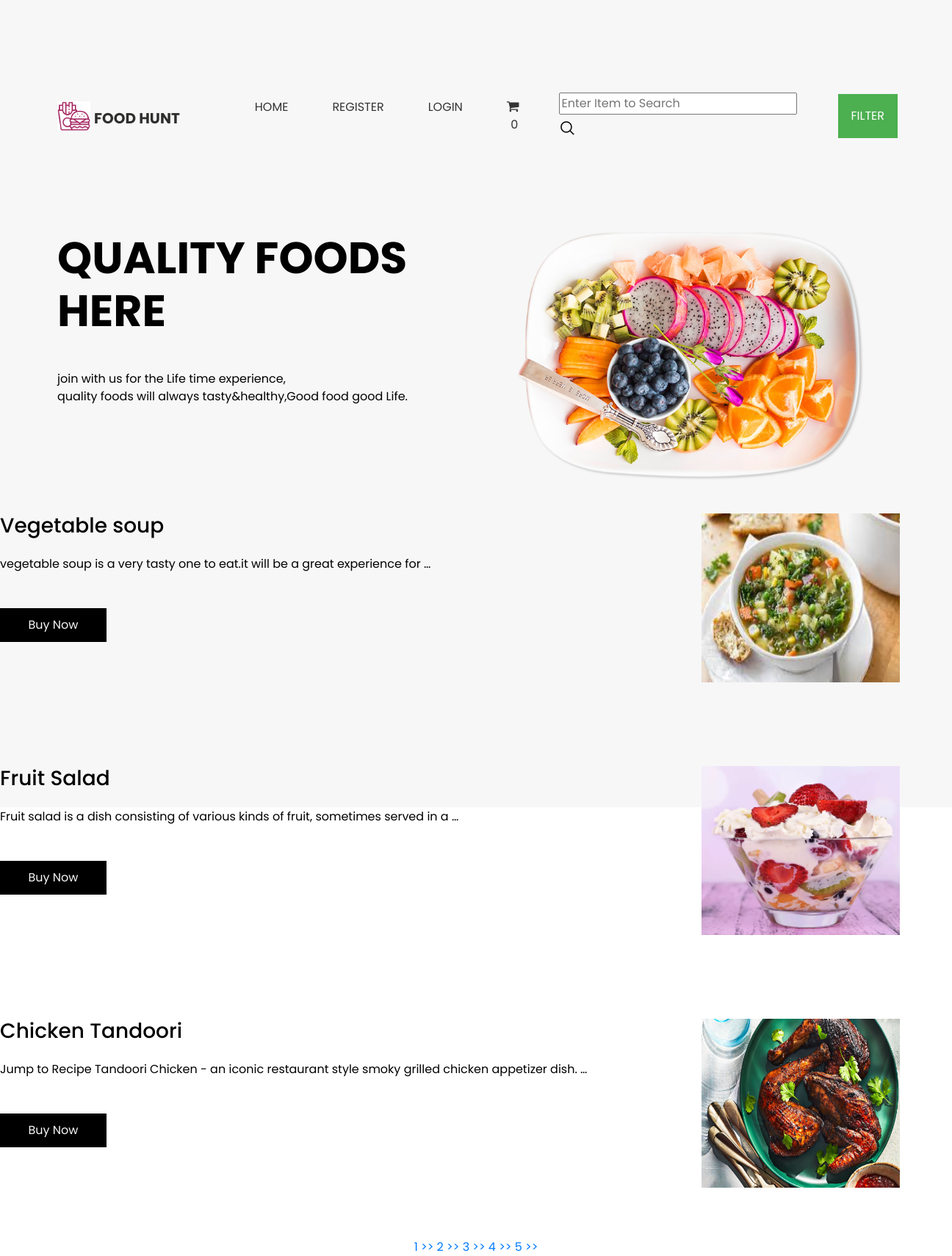
The page / on the database its author committed.
### shop/models.py (models this page shows, shortened)
class product(models.Model):
    name=models.CharField(max_length=250,unique=True)
    slug=models.SlugField(max_length=250,unique=True)
    img=models.ImageField(upload_to='product')
    desc=models.TextField()
    stock=models.IntegerField()
    available=models.BooleanField()
    price=models.IntegerField()
    category=models.ForeignKey(categ,on_delete=models.CASCADE)
    def get_url(self):
        return reverse('details',args=[self.category.slug,self.slug])

### shop/views.py (the view)
# urls.py: 2. Add a URL to urlpatterns:  path('', views.home, name='home')
def home(request,c_slug=None):
    c_page=None
    prodt=None
    if c_slug!=None:
        c_page=get_object_or_404(categ,slug=c_slug)
        prodt=product.objects.filter(category=c_page,available=True)
    else:
        prodt=product.objects.all().filter(available=True)
    cat=categ.objects.all()
    paginator=Paginator(prodt,3)
    try:
        page=int(request.GET.get('page','1'))
    except:
        page=1
    try:
        pro=paginator.page(page)
    except(EmptyPage,InvalidPage):
        pro=paginator.page(paginator.num_pages)
    return render(request,'index.html',{'pr':prodt,'ct':cat,'pg':pro})

### cart/context_processor.py (called while the page is built)
def count(request):
    item_count=0
    if 'admin' in request.path:
        return{}
    else:
        try:
            ct=cartlist.objects.filter(cart_id=c_id(request))
            cti=iteam.objects.all().filter(cart=ct[:1])
            for c in cti:
                   item_count+=c.quantity
        except cartlist.DoesNotExist:
            item_count=0
        return dict(itc=item_count)

### cart/views.py (called while the page is built)
def c_id(request):
    ct_id=request.session.session_key
    if not ct_id:
        ct_id=request.session.create()
    return ct_id

### shop/models.py (called while the page is built)
    def get_url(self):
        return reverse('prod_cat',args=[self.slug])

### templates/index.html (shortened to what this page needs)
{% extends 'base.html' %}
{% load static %}
{% block content %}
<!DOCTYPE html>
<html>
<head>
  <link rel="stylesheet" type="text/css" href="{% static 'hm/css/bootstrap.css' %}" />
  <link href="{% static 'hm/css/style.css' %}" rel="stylesheet" />
  <link href="{% static 'hm/css/responsive.css' %}" rel="stylesheet" />
</head>
<body id="top">
  <div class="hero_area">
      <div id="carouselExampleControls" class="carousel slide" data-ride="carousel">
        <div class="carousel-inner">
          <div class="carousel-item active">
            <div class="slider_item-box">
              <div class="slider_item-container">
                <div class="container">
                  <div class="row">
                    <div class="col-md-6">
                      <div class="slider_item-detail">
                        <div>
                          <h1>QUALITY FOODS</br>
                            HERE
                          </h1>
                          <p>
                          join with us for the Life time experience,<br>
                          quality foods will always tasty&healthy,Good food
                          good  Life.
                         </p>
                        </div>
                      </div>
                    </div>
                    <div class="col-md-6">
                      <div class="slider_img-box">
                        <div>
                          <img src="{% static 'hm/images/slide-img.png' %}" alt="" class="" />
                        </div>
                      </div>
                    </div>
                  </div>
                </div>
              </div>
            </div>
          </div>
        </div>
  </div>
  {% for i in pg.object_list %}
      <div class="row layout_padding2">
        <div class="col-md-8">
          <div class="fruit_detail-box">
            <h3>
              {{i.name}}
            </h3>
            <p class="mt-4 mb-5">
             {{i.desc|truncatewords:15}}
            </p>
            <div>
              <a href={{i.get_url}} class="custom_dark-btn">
                Buy Now
              </a>
            </div>
          </div>
        </div>
        <div class="col-md-4 d-flex justify-content-center align-items-center">
          <div class="fruit_img-box d-flex justify-content-center align-items-center">
          <a href={{i.get_url}}><img src={{i.img.url}} alt="" class="" height="230px" width="270px" /></a>
          </div>
        </div>
      </div><br>
    {% endfor %}
    <center>
     {% for p in pg.paginator.page_range %}
     <a href="?page={{p}}"  {% if pg.number == p %} active {% endif %}">{{p}} >></a>
     {% endfor%}
    </center>
</body>
</html>
{% endblock %}

### templates/base.html (shortened to what this page needs)
{% load static %}
<!DOCTYPE html>
<html>
<head>
  <link rel="stylesheet" type="text/css" href="{% static 'hm/css/bootstrap.css' %}" />
  <link href="{% static 'hm/css/style.css' %}" rel="stylesheet" />
  <link href="{% static 'hm/css/responsive.css' %}" rel="stylesheet" />
<link rel="stylesheet" href="https://cdnjs.cloudflare.com/ajax/libs/font-awesome/4.7.0/css/font-awesome.min.css">
</head>
<body>
  <div class="hero_area">
    <header class="header_section">
      <div class="container">
        <nav class="navbar navbar-expand-lg custom_nav-container pt-3">
          <a class="navbar-brand" href="/">
            <img src="{% static 'hm/images/foodlogo.png' %}" alt="" /><span>
            FOOD HUNT
            </span>
          </a>
          <div class="dropdown my-menu">
          <div class="collapse navbar-collapse" id="navbarSupportedContent">
            <div class="d-flex ml-auto flex-column flex-lg-row align-items-center">
              <ul class="navbar-nav">
                <li class="nav-item active">
                  <a class="nav-link" href="/">HOME <span class="sr-only">(current)</span></a>
                  {% if user.is_authenticated %}
                  <li><a class="nav-link" href="{% url 'logout' %}">LOGOUT</a></li>
                  {% else %}
                  <li><a class="nav-link" href="{% url 'accounts:register' %}">REGISTER</a></li>
                  <li><a class="nav-link" href="{% url 'login' %}">LOGIN</a></li>
                  {% endif %}
                  <li><a class="nav-link" href="{% url 'cartDetails' %}"><i class="fa fa-shopping-cart" style="font-size:18px"></i>&nbsp;{{itc}}</a></li>
                </li>
              </ul>
            </div>
            <form action="{% url 'search' %}" method="get" class="form-inline my-2 my-lg-0 ml-0 ml-lg-4 mb-3 mb-lg-0">
              <input type="text" placeholder="Enter Item to Search" name="q">
              <button class="btn  my-2 my-sm-0 nav_search-btn" type="submit"></button>
            </form>
            <div class="dropdown">
              <button class="dropbtn">FILTER</button>
            </div>
          </div>
        </nav>
      </div>
    </header>
 {% block content %}
 {% endblock %}
</body>
</html>

### static/hm/css/style.css (style rules this page uses)
body { font-family: 'Poppins', sans-serif; color: #000000; background-color: #ffffff; }
.layout_padding2 { padding: 45px 0; }
.custom_dark-btn, .custom_orange-btn { display: inline-block; padding: 10px 0; text-align: center; width: 145px; outline: none; color: #f7f7f7; border: 1px solid transparent; }
.custom_dark-btn { background-color: #000000; }
.hero_area { height: 98vh; background-color: #f7f7f7; }
.custom_nav-container.navbar-expand-lg .navbar-nav .nav-link { padding: 10px 30px; color: #343434; text-align: center }
a, a:hover, a:focus { text-decoration: none; }
.btn, .btn:focus { outline: none !important; box-shadow: none; }
.navbar-brand, .navbar-brand:hover { text-transform: uppercase; font-weight: bold; font-size: 24px; color: #fafcfd; }
.custom_nav-container .nav_search-btn { background-image: url(../images/search-icon.png); background-size: 22px; background-repeat: no-repeat; background-position-y: 7px; width: 35px; height: 35px; padding: 0; border: none; }
.navbar-brand { display: flex; align-items: center; }
.navbar-brand img { width: 45px; margin-right: 5px; }
.navbar-brand span { font-size: 20px; font-weight: 700; color: #2e2e2d; margin-top: 5px; }
.custom_nav-container { z-index: 99999; padding: 15px 0; }
.slider_item-box { width: 100%; height: 100%; }
.slider_item-box .container { height: 100%; }
.slider_img-box { width: 85%; margin: 0 auto; }
.slider_img-box img { width: 100%; }
.slider_item-container { display: flex; align-items: center; width: 100%; height: 100%; background-repeat: no-repeat; }
.slider_item-detail h1 { font-weight: 700; font-size: 60px; width: 95%; }
.slider_item-detail p { margin: 45px 0; }
.slider_section #carouselExampleControls, .carousel-inner, .carousel-item { height: 100%; }

### static/hm/css/responsive.css (style rules this page uses)
@media (min-width: 1200px) { .container { max-width: 1170px; } }

### templates/base.html (style rules this page uses)
.dropbtn { background-color: #4CAF50; color: white; padding: 18px; font-size: 16px; border: none; cursor: pointer; }
.dropdown { position: relative; display: inline-block; padding: 56px; }

### rows shown on the page
product: name "Vegetable soup", desc "vegetable soup is a very tasty one to eat.it will be a great experience for …", img (picture)
product: name "Fruit Salad", desc "Fruit salad is a dish consisting of various kinds of fruit, sometimes served in a …", img (picture)
product: name "Chicken Tandoori", desc "Jump to Recipe Tandoori Chicken - an iconic restaurant style smoky grilled chicken appetizer dish. …", img (picture)

### other values the page prints
{{ itc }} "0"
{{ p }} "1" "2" "3" "4" "5"
